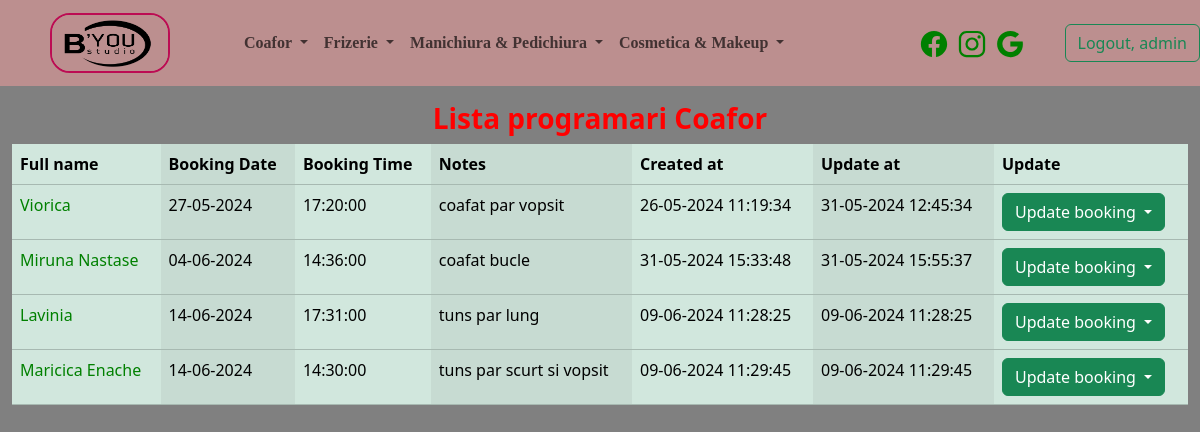
Before: /list_booking_coafor (signed in) with the older database file.
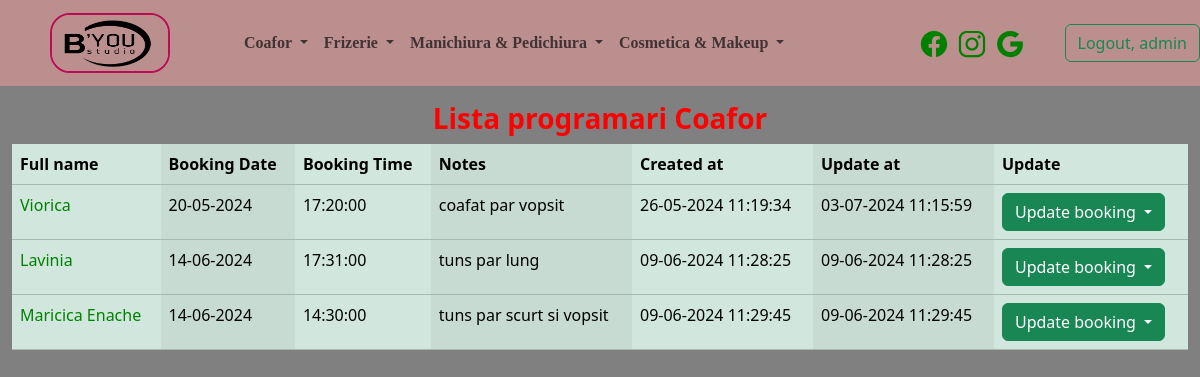
After: the same page with the newer database file.
### coafor/models.py (models this page shows, shortened)
class Coafor(models.Model):
    full_name = models.CharField(max_length=40)
    booking_date = models.DateField()
    booking_time = models.TimeField()
    notes = models.TextField(max_length=400)
    created_at = models.DateTimeField(auto_now_add=True)
    updated_at = models.DateTimeField(auto_now=True)

### coafor/views.py (the view)
# urls.py: path('list_booking_coafor', views.CoaforListView.as_view(), name='list_booking_coafor'),
class CoaforListView(LoginRequiredMixin, ListView):
    template_name = 'coafor/list_booking_coafor.html'
    model = Coafor
    context_object_name = 'all_list_of_coafor'

### templates/coafor/list_booking_coafor.html (shortened to what this page needs)
{% extends 'base.html' %}
{% load static %}
{% block content %}
    <div class="container-fluid">
        <div class="row">
            <div class="col-sm-12 col-md-12 gy-3">
            <div class="text">
                <h3 class="text-center" style="color: red; font-weight: bolder">Lista programari Coafor</h3>
            </div>
               <table class="table table-success table-striped-columns">
                    <thead>
                    <tr>
                        <th>Full name</th>
                        <th>Booking Date</th>
                        <th>Booking Time</th>
                        <th>Notes</th>
                        <th>Created at</th>
                        <th>Update at</th>
                        <th>Update</th>
                    </tr>
                    </thead>
                    <tbody>
                    {% for rezervare in all_list_of_coafor %}
                        <tr>
                            <td style="color: green">{{ rezervare.full_name }}</td>
                            <td>{{ rezervare.booking_date|date:"d-m-Y" }}</td>
                            <td>{{ rezervare.booking_time|time:"H:i:s" }}</td>
                            <td>{{ rezervare.notes }}</td>
                            <td>{{ rezervare.created_at|date:"d-m-Y H:i:s" }}</td>
                            <td>{{ rezervare.updated_at|date:"d-m-Y H:i:s" }}</td>
                            <td>
                                <div class="dropdown">
                                    <button class="btn btn-success dropdown-toggle" type="button"
                                            data-bs-toggle="dropdown" aria-expanded="false">
                                        Update booking
                                    </button>
                                </div>
                            </td>
                        </tr>
                    {% endfor %}
                    </tbody>
                </table>
            </div>
        </div>
    </div>
{% endblock %}

### templates/base.html (shortened to what this page needs)
{% load static %}
<!DOCTYPE html>
<html lang="en">
<head>
    <link href="https://cdn.jsdelivr.net/npm/bootstrap@5.3.3/dist/css/bootstrap.min.css" rel="stylesheet"
>
    <link rel="stylesheet" href="{% static 'css/style.css' %}">
</head>
<body>
{% include 'navbar.html' %}
{% block content %}
{% endblock %}
</body>
</html>

### templates/navbar.html (shortened to what this page needs)
{% load static %}
<nav class="navbar navbar-expand-lg bg-body-tertiary" style="padding: 0">
    <div class="container-fluid navbar">
        <a class="navbar-brand" href="{% url 'home' %}">
          <img src="{% static 'byou.png' %}" alt="" class="Logo">
        </a>
        {% if user.is_authenticated %}
            <div class="collapse navbar-collapse" id="navbarSupportedContent">
            <ul class="navbar-nav me-auto mb-2 mb-lg-0">
            <li class="nav-item">
                <a class="nav-link active" aria-current="page" href="{% url 'home' %}" style="width: 50px">
                </a>
            </li>
            <li class="nav-item dropdown" style="font-family: Verdana,serif">
                <a class="nav-link dropdown-toggle nav-style-costum" href="#" role="button" data-bs-toggle="dropdown"
                   aria-expanded="false">
                    Coafor
                </a>
            </li>
            <li class="nav-item dropdown" style="font-family: Verdana,serif">
                <a class="nav-link dropdown-toggle nav-style-costum" href="#" role="button" data-bs-toggle="dropdown"
                   aria-expanded="false">
                    Frizerie
                </a>
            </li>
            <li class="nav-item dropdown" style="font-family: Verdana,serif">
                <a class="nav-link dropdown-toggle nav-style-costum" href="#" role="button" data-bs-toggle="dropdown"
                   aria-expanded="false">
                    Manichiura & Pedichiura
                </a>
            </li>
            <li class="nav-item dropdown" style="font-family: Verdana,serif">
                <a class="nav-link dropdown-toggle nav-style-costum" href="#" role="button" data-bs-toggle="dropdown"
                   aria-expanded="false">
                    Cosmetica & Makeup
                </a>
            </li>
        {% endif %}
        </ul>
        {% if user.is_authenticated %}
            <div class="Icons" style="">
                <a href="https://www.facebook.com/p/B-You-Studio-100064144145617/?locale=ro_RO">
                    <ion-icon name="logo-facebook"></ion-icon>
                </a>
                <a href="https://www.instagram.com/byoustudio.oradea?igsh=MTh2ejdncXl2M3Zkag==">
                    <ion-icon name="logo-instagram"></ion-icon>
                </a>
                <a href="https://aushopping.ro/aushopping-oradea/articole/b-you-studio-oaza-ta-de-frumusete-si-relaxare">
                    <ion-icon name="logo-google"></ion-icon>
                </a>
            </div>
            <form method="post" action="{% url 'logout' %}">
                <button type="submit" class="btn btn-outline-success">
                    Logout, {{ user.username }}</button>
            </form>
        {% else %}
            <div class="login">
                <a href="{% url 'login' %}" class="btn btn-outline-danger">Login</a>
                <a href="{% url 'create_user' %}" class="btn btn-outline-success">Signup</a>
            </div>
        {% endif %}
        </div>
    </div>
</nav>

### templates/navbar.html (style rules this page uses)
.nav-style-costum { transition: all 0.3s; font-weight: bolder; }
.Icons a { text-decoration: none; color: green; }
.Icons { color: white; font-size: 30px; padding-right: 40px; padding-top: 1vh; transition: 0.4s; }
.Logo { border: 2px solid deeppink; border-radius: 20px; width: 120px; height: 60px; mix-blend-mode: multiply; margin-left: 50px; animation-name: glow; animation-duration: 5s; animation-iteration-count: infinite; }
.navbar { background: rosybrown; }

### templates/coafor/list_booking_coafor.html (style rules this page uses)
body { background-color: gray; }

Changed rows visible on the page:
removed Coafor: full_name "Miruna Nastase", booking_date "04-06-2024", booking_time "14:36:00", notes "coafat bucle", created_at "31-05-2024 15:33:48", updated_at "31-05-2024 15:55:37"
changed Coafor "Viorica": booking_date "27-05-2024" → "20-05-2024"; updated_at "31-05-2024 12:45:34" → "03-07-2024 11:15:59"
